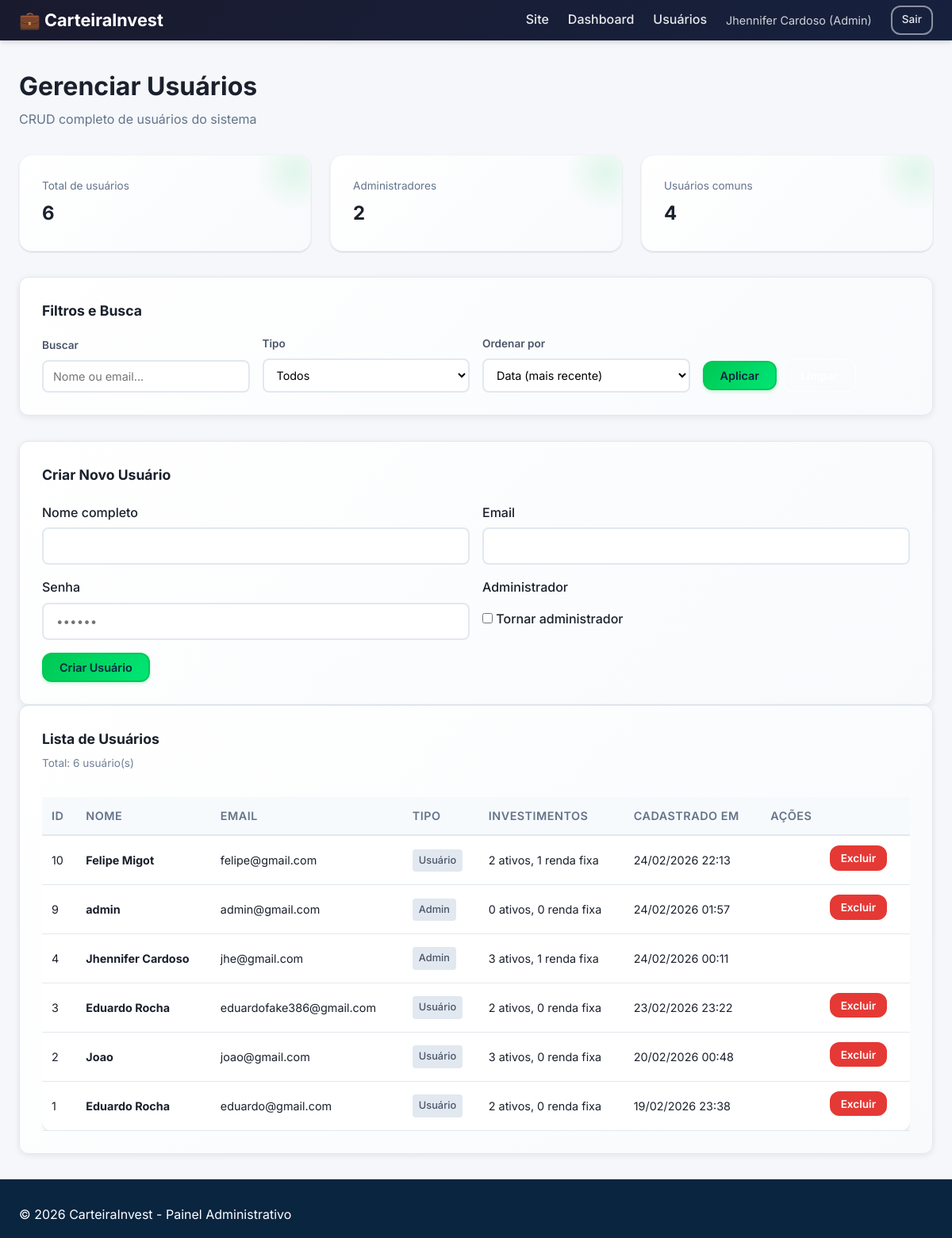
The app's page /admin/usuarios.php (signed in) with its own data.
### tables this page shows
CREATE TABLE `usuarios` (
  `id` int(11) NOT NULL AUTO_INCREMENT,
  `nome` varchar(100) NOT NULL,
  `email` varchar(150) NOT NULL,
  `senha_hash` varchar(255) NOT NULL,
  `cpf` char(11) DEFAULT NULL,
  `telefone` varchar(20) DEFAULT NULL,
  `data_nascimento` date DEFAULT NULL,
  `created_at` timestamp NOT NULL DEFAULT current_timestamp(),
  `updated_at` timestamp NOT NULL DEFAULT current_timestamp() ON UPDATE current_timestamp(),
  `is_admin` tinyint(1) NOT NULL DEFAULT 0,
  PRIMARY KEY (`id`),
  UNIQUE KEY `uk_usuarios_email` (`email`),
  UNIQUE KEY `uk_usuarios_cpf` (`cpf`)
);

### admin/usuarios.php (the view, shortened to what this page needs)
<?php
$pdo = getConnection();
$usuarioEditar = null;
$filtroBusca = trim($_GET['busca'] ?? '');
$filtroOrdenacao = $_GET['ordenar'] ?? 'data_desc';
$sqlUsuarios = "
    SELECT u.id, u.nome, u.email, u.is_admin,
           COALESCE(u.created_at, u.updated_at, NOW()) as created_at,
           COUNT(DISTINCT ci.id) as qtd_investimentos,
           COUNT(DISTINCT crf.id) as qtd_renda_fixa
    FROM usuarios u
    LEFT JOIN carteira_investimentos ci ON u.id = ci.usuario_id
    LEFT JOIN carteira_renda_fixa crf ON u.id = crf.usuario_id
    WHERE 1=1
";
$paramsUsuarios = [];
$sqlUsuarios .= " GROUP BY u.id, u.nome, u.email, u.is_admin, u.created_at, u.updated_at";
switch ($filtroOrdenacao) {
    default:
        $sqlUsuarios .= " ORDER BY COALESCE(u.created_at, u.updated_at, NOW()) DESC";
}
try {
    $stmt = $pdo->prepare($sqlUsuarios);
    $stmt->execute($paramsUsuarios);
    $usuarios = $stmt->fetchAll(PDO::FETCH_ASSOC);
} catch (PDOException $e) {
    $stmt = $pdo->query("SELECT id, nome, email, is_admin FROM usuarios ORDER BY id DESC");
    $usuarios = [];
    while ($u = $stmt->fetch(PDO::FETCH_ASSOC)) {
        $u['created_at'] = date('Y-m-d H:i:s');
        $u['qtd_investimentos'] = 0;
        $u['qtd_renda_fixa'] = 0;
        $usuarios[] = $u;
    }
}
$totalUsuarios = count($usuarios);
$totalAdmins = count(array_filter($usuarios, function($u) { return !empty($u['is_admin']); }));
include __DIR__ . '/includes/header.php';
?>
<main class="main admin-page">
    <section class="page-header">
        <div class="container">
            <h1>Gerenciar Usuários</h1>
            <p>CRUD completo de usuários do sistema</p>
        </div>
    </section>
    <section class="admin-stats">
        <div class="container">
            <div class="summary-cards">
                <div class="summary-card">
                    <span class="summary-label">Total de usuários</span>
                    <span class="summary-value"><?php echo number_format($totalUsuarios, 0, ',', '.'); ?></span>
                </div>
                <div class="summary-card">
                    <span class="summary-label">Administradores</span>
                    <span class="summary-value"><?php echo number_format($totalAdmins, 0, ',', '.'); ?></span>
                </div>
                <div class="summary-card">
                    <span class="summary-label">Usuários comuns</span>
                    <span class="summary-value"><?php echo number_format($totalUsuarios - $totalAdmins, 0, ',', '.'); ?></span>
                </div>
            </div>
        </div>
    </section>
    <section class="admin-filters">
        <div class="container">
            <div class="filters-card">
                <h3>Filtros e Busca</h3>
                <form method="GET" class="filters-form">
                    <div class="filters-grid">
                        <div class="filter-group">
                            <label>Buscar</label>
                            <input type="text" name="busca" value="<?php echo htmlspecialchars($filtroBusca); ?>" placeholder="Nome ou email...">
                        </div>
                        <div class="filter-group">
                            <label>Tipo</label>
                            <select name="tipo">
                                <option value="">Todos</option>
                            </select>
                        </div>
                        <div class="filter-group">
                            <label>Ordenar por</label>
                            <select name="ordenar">
                                <option value="data_desc" <?php echo $filtroOrdenacao == 'data_desc' ? 'selected' : ''; ?>>Data (mais recente)</option>
                            </select>
                        </div>
                        <div class="filter-actions">
                            <button type="submit" class="btn btn-primary">Aplicar</button>
                            <a href="usuarios.php" class="btn btn-outline">Limpar</a>
                        </div>
                    </div>
                </form>
            </div>
        </div>
    </section>
    <section class="admin-content">
        <div class="container">
            <div class="admin-card">
                <div class="section-header">
                    <h3><?php echo $usuarioEditar ? 'Editar Usuário' : 'Criar Novo Usuário'; ?></h3>
                </div>
                <form method="POST" class="admin-form">
                    <div class="form-row">
                        <div class="form-group">
                            <label>Nome completo</label>
                            <input type="text" name="nome" required minlength="3"
                                   value="<?php echo htmlspecialchars($usuarioEditar['nome'] ?? ''); ?>">
                        </div>
                        <div class="form-group">
                            <label>Email</label>
                            <input type="email" name="email" required
                                   value="<?php echo htmlspecialchars($usuarioEditar['email'] ?? ''); ?>">
                        </div>
                    </div>
                    <div class="form-row">
                        <div class="form-group">
                            <label><?php echo $usuarioEditar ? 'Nova senha (deixe em branco para manter)' : 'Senha'; ?></label>
                            <input type="password" name="<?php echo $usuarioEditar ? 'nova_senha' : 'senha'; ?>"
                                   <?php echo $usuarioEditar ? '' : 'required'; ?> minlength="6" placeholder="••••••">
                        </div>
                        <div class="form-group">
                            <label>Administrador</label>
                            <label class="toggle-label">
                                <input type="checkbox" name="is_admin" value="1"
                                       <?php echo (!empty($usuarioEditar['is_admin'])) ? 'checked' : ''; ?>>
                                Tornar administrador
                            </label>
                        </div>
                    </div>
                    <button type="submit" class="btn btn-primary"><?php echo $usuarioEditar ? 'Atualizar' : 'Criar'; ?> Usuário</button>
                </form>
            </div>
            <div class="admin-card">
                <div class="card-header-flex">
                    <div>
                        <h3>Lista de Usuários</h3>
                        <p class="card-desc">Total: <?php echo count($usuarios); ?> usuário(s)</p>
                    </div>
                </div>
                <div class="table-responsive">
                    <table class="table">
                        <thead>
                            <tr>
                                <th>ID</th>
                                <th>Nome</th>
                                <th>Email</th>
                                <th>Tipo</th>
                                <th>Investimentos</th>
                                <th>Cadastrado em</th>
                                <th>Ações</th>
                            </tr>
                        </thead>
                        <tbody>
                            <?php foreach ($usuarios as $u): ?>
                            <tr>
                                <td><?php echo $u['id']; ?></td>
                                <td><strong><?php echo htmlspecialchars($u['nome']); ?></strong></td>
                                <td><?php echo htmlspecialchars($u['email']); ?></td>
                                <td>
                                    <?php if (!empty($u['is_admin'])): ?>
                                    <span class="badge badge-admin">Admin</span>
                                    <?php else: ?>
                                    <span class="badge">Usuário</span>
                                    <?php endif; ?>
                                </td>
                                <td>
                                    <?php echo (int)$u['qtd_investimentos']; ?> ativos,
                                    <?php echo (int)$u['qtd_renda_fixa']; ?> renda fixa
                                </td>
                                <td><?php echo date('d/m/Y H:i', strtotime($u['created_at'])); ?></td>
                                <td>
                                    <div class="btn-group">
                                        <a href="usuarios.php?editar=<?php echo $u['id']; ?>" class="btn btn-sm btn-outline">Editar</a>
                                        <?php if ($u['id'] != $_SESSION['usuario_id']): ?>
                                        <form method="POST" style="display:inline" onsubmit="return confirm('Excluir este usuário? Todas as carteiras serão removidas.');">
                                            <button type="submit" class="btn btn-sm btn-danger">Excluir</button>
                                        </form>
                                        <?php endif; ?>
                                    </div>
                                </td>
                            </tr>
                            <?php endforeach; ?>
                        </tbody>
                    </table>
                </div>
            </div>
        </div>
    </section>
</main>
<?php include __DIR__ . '/includes/footer.php'; ?>

### assets/css/admin.css (style rules this page uses)
.admin-page .admin-stats { margin-bottom: 2rem; }
.admin-card { background: linear-gradient(135deg, #ffffff 0%, #f8fafc 100%); padding: 1.75rem; border-radius: 12px; box-shadow: 0 2px 8px rgba(0, 0, 0, 0.08); border: 1px solid #e2e8f0; transition: all 0.3s cubic-bezier(0.4, 0, 0.2, 1); }
.card-header-flex { display: flex; justify-content: space-between; align-items: flex-start; margin-bottom: 1rem; }
.admin-card h3 { margin-bottom: 0.35rem; font-size: 1.1rem; }
.card-desc { font-size: 0.85rem; color: #718096; margin-bottom: 1rem; }
.admin-form { margin-top: 1rem; }
.form-row { display: grid; grid-template-columns: 1fr 1fr; gap: 1rem; margin-bottom: 1rem; }
.form-row .form-group { margin-bottom: 0; }
.badge-admin { background: #ffc107; color: #1a202c; padding: 0.25rem 0.5rem; border-radius: 4px; font-size: 0.8rem; font-weight: 600; }
.badge { background: #e2e8f0; color: #4a5568; padding: 0.25rem 0.5rem; border-radius: 4px; font-size: 0.8rem; font-weight: 500; }
.btn-group { display: flex; gap: 0.5rem; }
.btn-sm { padding: 0.35rem 0.75rem; font-size: 0.85rem; }
.table-responsive { overflow-x: auto; margin-top: 1rem; }
.table { width: 100%; border-collapse: collapse; }
.table th { background: #f7fafc; padding: 0.75rem; text-align: left; font-weight: 600; font-size: 0.9rem; border-bottom: 2px solid #e2e8f0; }
.table td { padding: 0.75rem; border-bottom: 1px solid #e2e8f0; font-size: 0.9rem; }
.section-header { display: flex; justify-content: space-between; align-items: center; margin-bottom: 1rem; }
.admin-filters { margin-bottom: 2rem; }
.filters-card { background: linear-gradient(135deg, #ffffff 0%, #f8fafc 100%); padding: 1.75rem; border-radius: 12px; box-shadow: 0 2px 8px rgba(0, 0, 0, 0.08); border: 1px solid #e2e8f0; }
.filters-card h3 { margin-bottom: 1rem; font-size: 1.1rem; color: #1a202c; }
.filters-form { margin-top: 1rem; }
.filters-grid { display: grid; grid-template-columns: repeat(auto-fit, minmax(200px, 1fr)); gap: 1rem; align-items: end; }
.filter-group { display: flex; flex-direction: column; }
.filter-group label { font-size: 0.85rem; font-weight: 600; color: #4a5568; margin-bottom: 0.5rem; }
.filter-group input, .filter-group select { padding: 0.6rem 0.75rem; border: 2px solid #e2e8f0; border-radius: 8px; font-size: 0.9rem; transition: all 0.2s; background: white; }
.filter-actions { display: flex; gap: 0.5rem; align-items: center; }

### records on screen
usuarios: id "10", nome "Felipe Migot", email "felipe@gmail.com", is_admin "Usuário", qtd_investimentos "2", qtd_renda_fixa "1", created_at "24/02/2026 22:13"
usuarios: id "9", nome "admin", email "admin@gmail.com", is_admin "Admin", qtd_investimentos "0", qtd_renda_fixa "0", created_at "24/02/2026 01:57"
usuarios: id "4", nome "Jhennifer Cardoso", email "jhe@gmail.com", is_admin "Admin", qtd_investimentos "3", qtd_renda_fixa "1", created_at "24/02/2026 00:11"
usuarios: id "3", nome "Eduardo Rocha", email "eduardofake386@gmail.com", is_admin "Usuário", qtd_investimentos "2", qtd_renda_fixa "0", created_at "23/02/2026 23:22"
usuarios: id "2", nome "Joao", email "joao@gmail.com", is_admin "Usuário", qtd_investimentos "3", qtd_renda_fixa "0", created_at "20/02/2026 00:48"
usuarios: id "1", nome "Eduardo Rocha", email "eduardo@gmail.com", is_admin "Usuário", qtd_investimentos "2", qtd_renda_fixa "0", created_at "19/02/2026 23:38"

### other values on screen
$_SESSION['usuario_nome'] "Jhennifer Cardoso"
$totalUsuarios "6"
$totalAdmins "2"
$totalUsuarios - $totalAdmins "4"
count($usuarios) "6"
